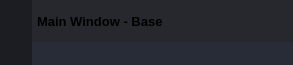
        <widget class="QFrame" name="frame_top">
         <property name="minimumSize">
          <size>
           <width>0</width>
           <height>65</height>
          </size>
         </property>
         <property name="maximumSize">
          <size>
           <width>16777215</width>
           <height>65</height>
          </size>
         </property>
         <property name="styleSheet">
          <string notr="true">background-color: transparent;</string>
         </property>
         <property name="frameShape">
          <enum>QFrame::NoFrame</enum>
         </property>
         <property name="frameShadow">
          <enum>QFrame::Raised</enum>
         </property>
         <layout class="QHBoxLayout" name="horizontalLayout_3">
          <property name="spacing">
           <number>0</number>
          </property>
          <property name="leftMargin">
           <number>0</number>
          </property>
          <property name="topMargin">
           <number>0</number>
          </property>
          <property name="rightMargin">
           <number>0</number>
          </property>
          <property name="bottomMargin">
           <number>0</number>
          </property>
          <item>
           <widget class="QFrame" name="frame_toggle">
            <property name="maximumSize">
             <size>
              <width>70</width>
              <height>16777215</height>
             </size>
            </property>
            <property name="styleSheet">
             <string notr="true">background-color: rgb(27, 29, 35);</string>
            </property>
            <property name="frameShape">
             <enum>QFrame::NoFrame</enum>
            </property>
            <property name="frameShadow">
             <enum>QFrame::Raised</enum>
            </property>
            <layout class="QVBoxLayout" name="verticalLayout_3">
             <property name="spacing">
              <number>0</number>
             </property>
             <property name="leftMargin">
              <number>0</number>
             </property>
             <property name="topMargin">
              <number>0</number>
             </property>
             <property name="rightMargin">
              <number>0</number>
             </property>
             <property name="bottomMargin">
              <number>0</number>
             </property>
             <item>
              <widget class="QPushButton" name="btn_toggle_menu">
               <property name="sizePolicy">
                <sizepolicy hsizetype="Expanding" vsizetype="Expanding">
                 <horstretch>0</horstretch>
                 <verstretch>0</verstretch>
                </sizepolicy>
               </property>
               <property name="styleSheet">
                <string notr="true">QPushButton {
	background-image: url(:/24x24/icons/24x24/cil-menu.png);
	background-position: center;
	background-repeat: no-reperat;
	border: none;
	background-color: rgb(27, 29, 35);
}
QPushButton:hover {
	background-color: rgb(33, 37, 43);
}
QPushButton:pressed {	
	background-color: rgb(85, 170, 255);
}</string>
               </property>
               <property name="text">
                <string/>
               </property>
              </widget>
             </item>
            </layout>
           </widget>
          </item>
          <item>
           <widget class="QFrame" name="frame_top_right">
            <property name="styleSheet">
             <string notr="true">background: transparent;</string>
            </property>
            <property name="frameShape">
             <enum>QFrame::NoFrame</enum>
            </property>
            <property name="frameShadow">
             <enum>QFrame::Raised</enum>
            </property>
            <layout class="QVBoxLayout" name="verticalLayout_2">
             <property name="spacing">
              <number>0</number>
             </property>
             <property name="leftMargin">
              <number>0</number>
             </property>
             <property name="topMargin">
              <number>0</number>
             </property>
             <property name="rightMargin">
              <number>0</number>
             </property>
             <property name="bottomMargin">
              <number>0</number>
             </property>
             <item>
              <widget class="QFrame" name="frame_top_btns">
               <property name="maximumSize">
                <size>
                 <width>16777215</width>
                 <height>42</height>
                </size>
               </property>
               <property name="styleSheet">
                <string notr="true">background-color: rgba(27, 29, 35, 200)</string>
               </property>
               <property name="frameShape">
                <enum>QFrame::NoFrame</enum>
               </property>
               <property name="frameShadow">
                <enum>QFrame::Raised</enum>
               </property>
               <layout class="QHBoxLayout" name="horizontalLayout_4">
                <property name="spacing">
                 <number>0</number>
                </property>
                <property name="leftMargin">
                 <number>0</number>
                </property>
                <property name="topMargin">
                 <number>0</number>
                </property>
                <property name="rightMargin">
                 <number>0</number>
                </property>
                <property name="bottomMargin">
                 <number>0</number>
                </property>
                <item>
                 <widget class="QFrame" name="frame_label_top_btns">
                  <property name="sizePolicy">
                   <sizepolicy hsizetype="Expanding" vsizetype="Preferred">
                    <horstretch>0</horstretch>
                    <verstretch>0</verstretch>
                   </sizepolicy>
                  </property>
                  <property name="frameShape">
                   <enum>QFrame::NoFrame</enum>
                  </property>
                  <property name="frameShadow">
                   <enum>QFrame::Raised</enum>
                  </property>
                  <layout class="QHBoxLayout" name="horizontalLayout_10">
                   <property name="spacing">
                    <number>0</number>
                   </property>
                   <property name="leftMargin">
                    <number>5</number>
                   </property>
                   <property name="topMargin">
                    <number>0</number>
                   </property>
                   <property name="rightMargin">
                    <number>10</number>
                   </property>
                   <property name="bottomMargin">
                    <number>0</number>
                   </property>
                   <item>
                    <widget class="QFrame" name="frame_icon_top_bar">
                     <property name="maximumSize">
                      <size>
                       <width>30</width>
                       <height>30</height>
                      </size>
                     </property>
                     <property name="styleSheet">
                      <string notr="true">background: transparent;
background-image: url(:/16x16/icons/16x16/cil-speedometer.png);
background-position: center;
background-repeat: no-repeat;
</string>
                     </property>
                     <property name="frameShape">
                      <enum>QFrame::StyledPanel</enum>
                     </property>
                     <property name="frameShadow">
                      <enum>QFrame::Raised</enum>
                     </property>
                    </widget>
                   </item>
                   <item>
                    <widget class="QLabel" name="label_title_bar_top">
                     <property name="font">
                      <font>
                       <family>Segoe UI</family>
                       <pointsize>10</pointsize>
                       <weight>75</weight>
                       <bold>true</bold>
                      </font>
                     </property>
                     <property name="styleSheet">
                      <string notr="true">background: transparent;
</string>
                     </property>
                     <property name="text">
                      <string>Main Window - Base</string>
                     </property>
                    </widget>
                   </item>
                  </layout>
                 </widget>
                </item>
                <item alignment="Qt::AlignRight">
                 <widget class="QFrame" name="frame_btns_right">
                  <property name="sizePolicy">
                   <sizepolicy hsizetype="Expanding" vsizetype="Preferred">
                    <horstretch>0</horstretch>
                    <verstretch>0</verstretch>
                   </sizepolicy>
                  </property>
                  <property name="maximumSize">
                   <size>
                    <width>120</width>
                    <height>16777215</height>
                   </size>
                  </property>
                  <property name="frameShape">
                   <enum>QFrame::NoFrame</enum>
                  </property>
                  <property name="frameShadow">
                   <enum>QFrame::Raised</enum>
                  </property>
                  <layout class="QHBoxLayout" name="horizontalLayout_5">
                   <property name="spacing">
                    <number>0</number>
                   </property>
                   <property name="leftMargin">
                    <number>0</number>
                   </property>
                   <property name="topMargin">
                    <number>0</number>
                   </property>
                   <property name="rightMargin">
                    <number>0</number>
                   </property>
                   <property name="bottomMargin">
                    <number>0</number>
                   </property>
                   <item>
                    <widget class="QPushButton" name="btn_minimize">
                     <property name="sizePolicy">
                      <sizepolicy hsizetype="Minimum" vsizetype="Expanding">
                       <horstretch>0</horstretch>
                       <verstretch>0</verstretch>
                      </sizepolicy>
                     </property>
                     <property name="minimumSize">
                      <size>
                       <width>40</width>
                       <height>0</height>
                      </size>
                     </property>
                     <property name="maximumSize">
                      <size>
                       <width>40</width>
                       <height>16777215</height>
                      </size>
                     </property>
                     <property name="toolTip">
                      <string>Minimize</string>
                     </property>
                     <property name="styleSheet">
                      <string notr="true">QPushButton {	
	border: none;
	background-color: transparent;
}
QPushButton:hover {
	background-color: rgb(52, 59, 72);
}
QPushButton:pressed {	
	background-color: rgb(85, 170, 255);
}</string>
                     </property>
                     <property name="text">
                      <string/>
                     </property>
                     <property name="icon">
                      <iconset resource="files.qrc">
                       <normaloff>:/16x16/icons/16x16/cil-window-minimize.png</normaloff>:/16x16/icons/16x16/cil-window-minimize.png</iconset>
                     </property>
                    </widget>
                   </item>
                   <item>
                    <widget class="QPushButton" name="btn_maximize_restore">
                     <property name="sizePolicy">
                      <sizepolicy hsizetype="Minimum" vsizetype="Expanding">
                       <horstretch>0</horstretch>
                       <verstretch>0</verstretch>
                      </sizepolicy>
                     </property>
                     <property name="minimumSize">
                      <size>
                       <width>40</width>
                       <height>0</height>
                      </size>
                     </property>
                     <property name="maximumSize">
                      <size>
                       <width>40</width>
                       <height>16777215</height>
                      </size>
                     </property>
                     <property name="toolTip">
                      <string>Maximize</string>
                     </property>
                     <property name="styleSheet">
                      <string notr="true">QPushButton {	
	border: none;
	background-color: transparent;
}
QPushButton:hover {
	background-color: rgb(52, 59, 72);
}
QPushButton:pressed {	
	background-color: rgb(85, 170, 255);
}</string>
                     </property>
                     <property name="text">
                      <string/>
                     </property>
                     <property name="icon">
                      <iconset resource="files.qrc">
                       <normaloff>:/16x16/icons/16x16/cil-window-maximize.png</normaloff>:/16x16/icons/16x16/cil-window-maximize.png</iconset>
                     </property>
                    </widget>
                   </item>
                   <item>
                    <widget class="QPushButton" name="btn_close">
                     <property name="sizePolicy">
                      <sizepolicy hsizetype="Minimum" vsizetype="Expanding">
                       <horstretch>0</horstretch>
                       <verstretch>0</verstretch>
                      </sizepolicy>
                     </property>
                     <property name="minimumSize">
                      <size>
                       <width>40</width>
                       <height>0</height>
                      </size>
                     </property>
                     <property name="maximumSize">
                      <size>
                       <width>40</width>
                       <height>16777215</height>
                      </size>
                     </property>
                     <property name="toolTip">
                      <string>Close</string>
                     </property>
                     <property name="styleSheet">
                      <string notr="true">QPushButton {	
	border: none;
	background-color: transparent;
}
QPushButton:hover {
	background-color: rgb(52, 59, 72);
}
QPushButton:pressed {	
	background-color: rgb(85, 170, 255);
}</string>
                     </property>
                     <property name="text">
                      <string/>
                     </property>
                     <property name="icon">
                      <iconset resource="files.qrc">
                       <normaloff>:/16x16/icons/16x16/cil-x.png</normaloff>:/16x16/icons/16x16/cil-x.png</iconset>
                     </property>
                    </widget>
                   </item>
                  </layout>
                 </widget>
                </item>
               </layout>
              </widget>
             </item>
             <item>
              <widget class="QFrame" name="frame_top_info">
               <property name="maximumSize">
                <size>
                 <width>16777215</width>
                 <height>65</height>
                </size>
               </property>
               <property name="styleSheet">
                <string notr="true">background-color: rgb(39, 44, 54);</string>
               </property>
               <property name="frameShape">
                <enum>QFrame::NoFrame</enum>
               </property>
               <property name="frameShadow">
                <enum>QFrame::Raised</enum>
               </property>
               <layout class="QHBoxLayout" name="horizontalLayout_8">
                <property name="spacing">
                 <number>0</number>
                </property>
                <property name="leftMargin">
                 <number>10</number>
                </property>
                <property name="topMargin">
                 <number>0</number>
                </property>
                <property name="rightMargin">
                 <number>10</number>
                </property>
                <property name="bottomMargin">
                 <number>0</number>
                </property>
               </layout>
              </widget>
             </item>
            </layout>
           </widget>
          </item>
         </layout>
        </widget>
